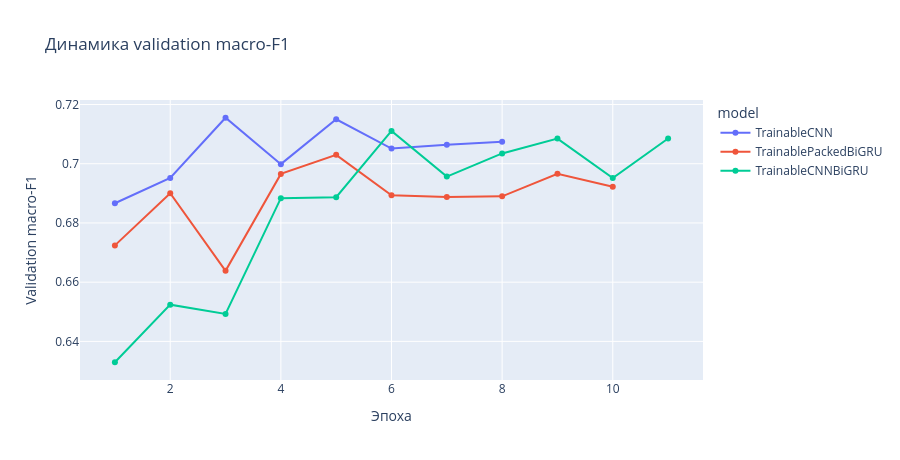

The code cell stored with this chart in its notebook:
### Markdown cell above
### 7.11 Динамика validation macro-F1

График нужен для проверки, как быстро модели сходятся и где сработал early stopping.

### Code cell
fig = px.line(
    history_df,
    x="epoch",
    y="val_macro_f1",
    color="model",
    markers=True,
    title="Динамика validation macro-F1",
    labels={"epoch": "Эпоха", "val_macro_f1": "Validation macro-F1"},
)
fig.update_layout(height=460)
fig.show()

### Figure 1 — Plotly figure (JSON) as saved in the notebook; plotly's stock layout.template omitted (floating-point values rounded to 4 significant figures)
{"data": [{"hovertemplate": "model=TrainableCNN<br>Эпоха=%{x}<br>Validation macro-F1=%{y}<extra></extra>", "legendgroup": "TrainableCNN", "line": {"color": "#636efa", "dash": "solid"}, "marker": {"symbol": "circle"}, "mode": "lines+markers", "name": "TrainableCNN", "orientation": "v", "showlegend": true, "type": "scatter", "x": [1, 2, 3, 4, 5, 6, 7, 8], "xaxis": "x", "y": [0.6867, 0.6952, 0.7155, 0.6999, 0.715, 0.7051, 0.7064, 0.7074], "yaxis": "y"}, {"hovertemplate": "model=TrainablePackedBiGRU<br>Эпоха=%{x}<br>Validation macro-F1=%{y}<extra></extra>", "legendgroup": "TrainablePackedBiGRU", "line": {"color": "#EF553B", "dash": "solid"}, "marker": {"symbol": "circle"}, "mode": "lines+markers", "name": "TrainablePackedBiGRU", "orientation": "v", "showlegend": true, "type": "scatter", "x": [1, 2, 3, 4, 5, 6, 7, 8, 9, 10], "xaxis": "x", "y": [0.6724, 0.6901, 0.6638, 0.6966, 0.703, 0.6893, 0.6888, 0.689, 0.6966, 0.6922], "yaxis": "y"}, {"hovertemplate": "model=TrainableCNNBiGRU<br>Эпоха=%{x}<br>Validation macro-F1=%{y}<extra></extra>", "legendgroup": "TrainableCNNBiGRU", "line": {"color": "#00cc96", "dash": "solid"}, "marker": {"symbol": "circle"}, "mode": "lines+markers", "name": "TrainableCNNBiGRU", "orientation": "v", "showlegend": true, "type": "scatter", "x": [1, 2, 3, 4, 5, 6, 7, 8, 9, 10, 11], "xaxis": "x", "y": [0.633, 0.6524, 0.6493, 0.6884, 0.6887, 0.7111, 0.6957, 0.7035, 0.7085, 0.6952, 0.7085], "yaxis": "y"}], "layout": {"height": 460, "legend": {"title": {"text": "model"}, "tracegroupgap": 0}, "title": {"text": "Динамика validation macro-F1"}, "xaxis": {"anchor": "y", "domain": [0, 1], "title": {"text": "Эпоха"}}, "yaxis": {"anchor": "x", "domain": [0, 1], "title": {"text": "Validation macro-F1"}}}}
